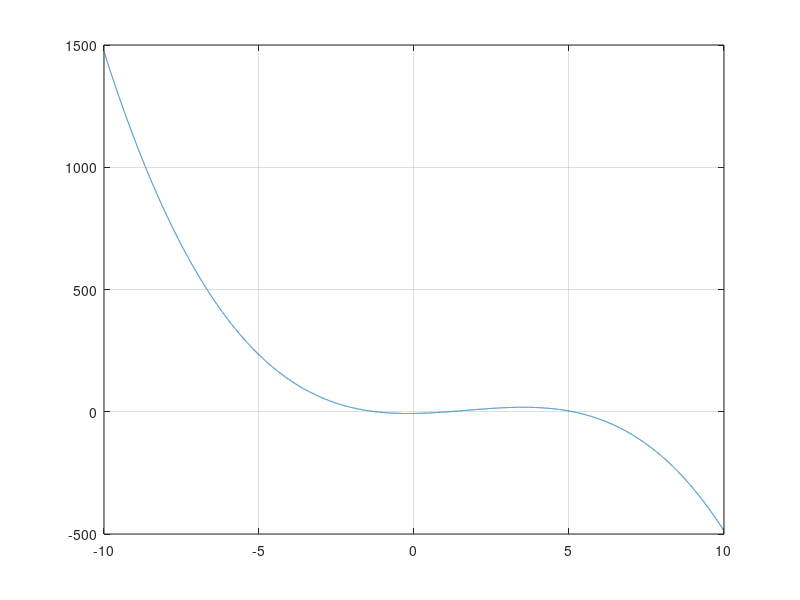

Write MATLAB code to recreate this figure. (Note: this script raises an error after producing the figure.)
% Task 3
clear all % clear all variables
close all % close all open graphs (if any)


% 1
% define the coefficients of the polynomial
cn = [-1 5 2 -7];
[sol] = roots(cn)


% plot the polynomial to inspect visually about the roots
x = [-10:0.001:10];
% evaluate the polynomial at points x
y = polyval(cn,x);

plot(x,y)
grid on


% 2
[sol] = fzero(@myfunc,5)

% plot the function
x = [0:0.01:10];
y = myfunc(x);
figure
plot(x,y)
grid on


% a few more zeros
% [sol] = fzero(@myfunc,4)
% [sol] = fzero(@myfunc,4.3)
% [sol] = fzero(@myfunc,4.7)
% [sol] = fzero(@myfunc,5.58)
% ... and more


